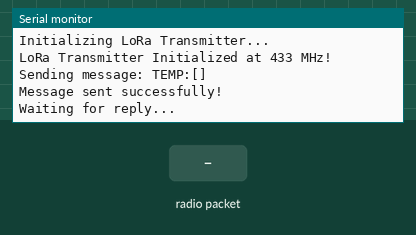
This sketch was run on a simulated ESP8266 (Wemos D1 mini). Shown: the last lines printed to the serial monitor. The test bench sets the inputs (shaded band). No radio packets arrive unless stated.

Above: at 1.2 s.
1.3 s: radio packet "1" arrives
At 2.5 s:
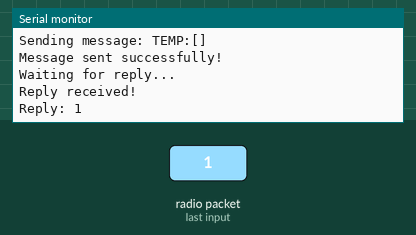
2.8 s: radio packet "0" arrives
At 3.6 s:
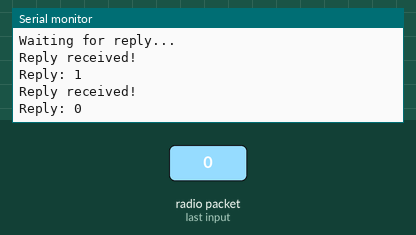
4.3 s: radio packet "2" arrives
At 4.8 s:
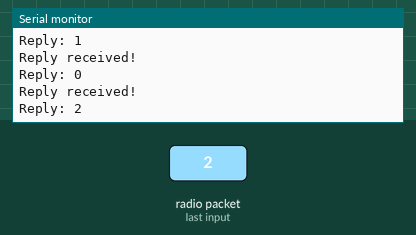

The sketch:

LORA_Thesis.ino
```cpp
#include <SPI.h>
#include <LoRa.h>

#define LORA_NSS   D8   // Chip Select (NSS)

// Define SPI pins for Wemos D1 Mini
#define SCK   D5   // GPIO14
#define MISO  D6   // GPIO12
#define MOSI  D7   // GPIO13

#define FREQUENCY       433E6  // 433 MHz
#define TX_POWER        20     // dBm
#define BANDWIDTH       125E3  // 125 kHz
#define SYNC_WORD       0x12
#define SPREAD_FACTOR   10
#define CODING_RATE     5
#define PREAMBLE        8

void setup() {
  Serial.begin(115200);
  while (!Serial);

  Serial.println("Initializing LoRa Transmitter...");

  // Initialize SPI (without arguments for ESP8266)
  SPI.begin();

  // Set LoRa module pins (Only NSS is needed)
  LoRa.setPins(LORA_NSS, D1);

  // Start LoRa communication
  if (!LoRa.begin(FREQUENCY)) {
    Serial.println("X: LoRa init failed! Check connections.");
    while (1);  // Halt execution
  }

  LoRa.setSpreadingFactor(SPREAD_FACTOR);
  LoRa.setSignalBandwidth(BANDWIDTH);
  LoRa.setCodingRate4(CODING_RATE);
  LoRa.setPreambleLength(PREAMBLE);
  LoRa.setSyncWord(SYNC_WORD);
  LoRa.setTxPower(TX_POWER);

  // Enable CRC
	LoRa.enableCrc();

  String message = "TEMP:[]";  // Message to send
  // String message = "HUMI:[]";  // Message to send
  // String message = "STMP:[]";  // Message to send
  // String message = "SMOI:[]";  // Message to send
  // String message = "BATT:[]";  // Message to send
  // String message = "DATE:[10,11,12,13,01,25]";  // Message to send

  Serial.println("LoRa Transmitter Initialized at 433 MHz!");
  Serial.print("Sending message: ");
  Serial.println(message);
  LoRa.beginPacket();
  LoRa.print(message);
  LoRa.endPacket(true);
  Serial.println("Message sent successfully!");

  Serial.println("Waiting for reply...");
}

void loop() {
  int packetSize = LoRa.parsePacket();
  if (packetSize) {
    Serial.println("Reply received!");

    String reply = "";
    while (LoRa.available()) {
      reply += (char)LoRa.read();
    }

    Serial.print("Reply: ");
    Serial.println(reply);
  }
}
```

Measured:
- after the input at 1.3 s, the serial monitor: prints a new line at once (image 1)
- after the input at 2.8 s, the serial monitor: prints a new line at once (image 2)
- after the input at 4.3 s, the serial monitor: prints a new line at once (image 3)
